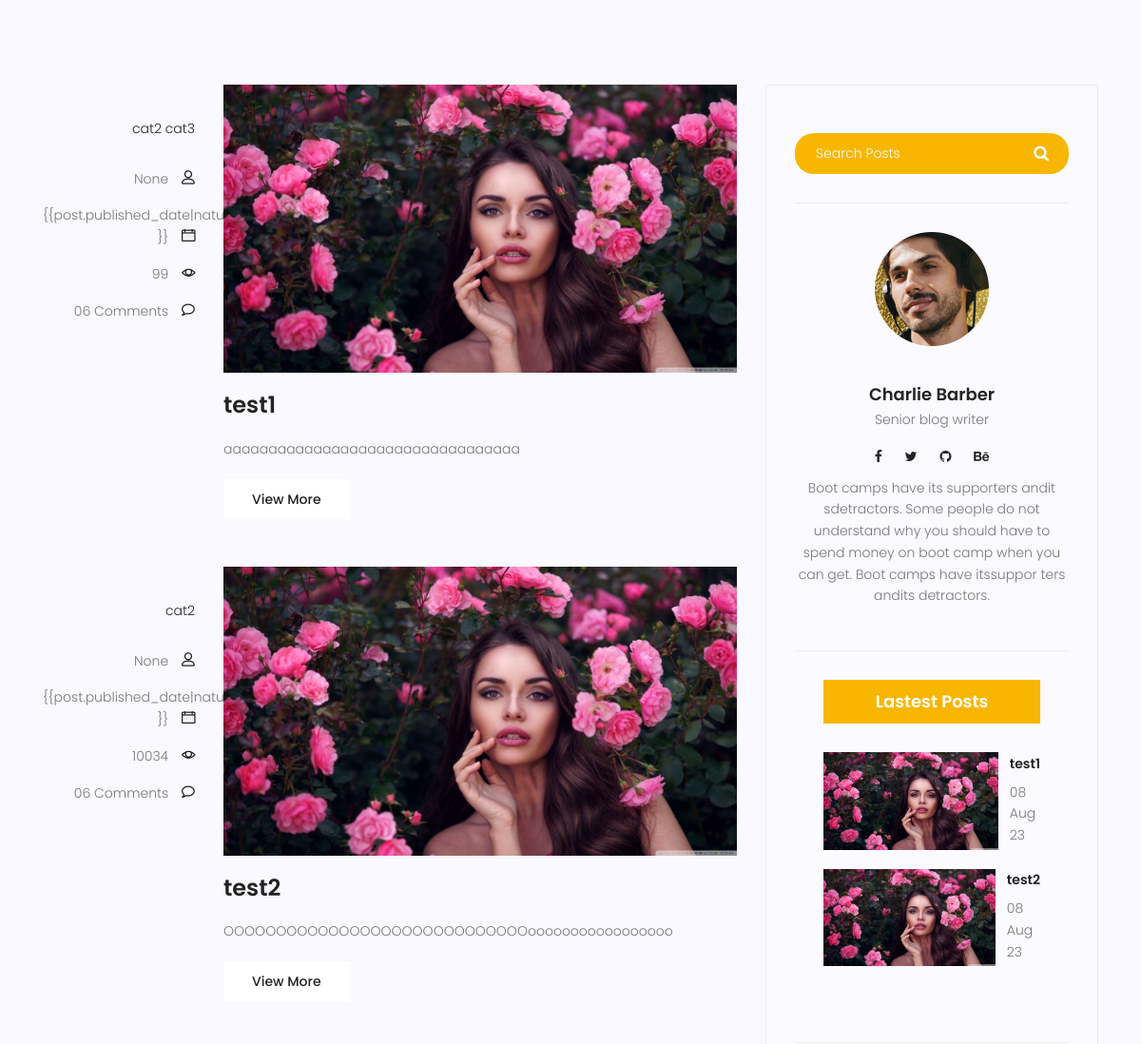
Page /blog/ (middle part) on the earlier database version.
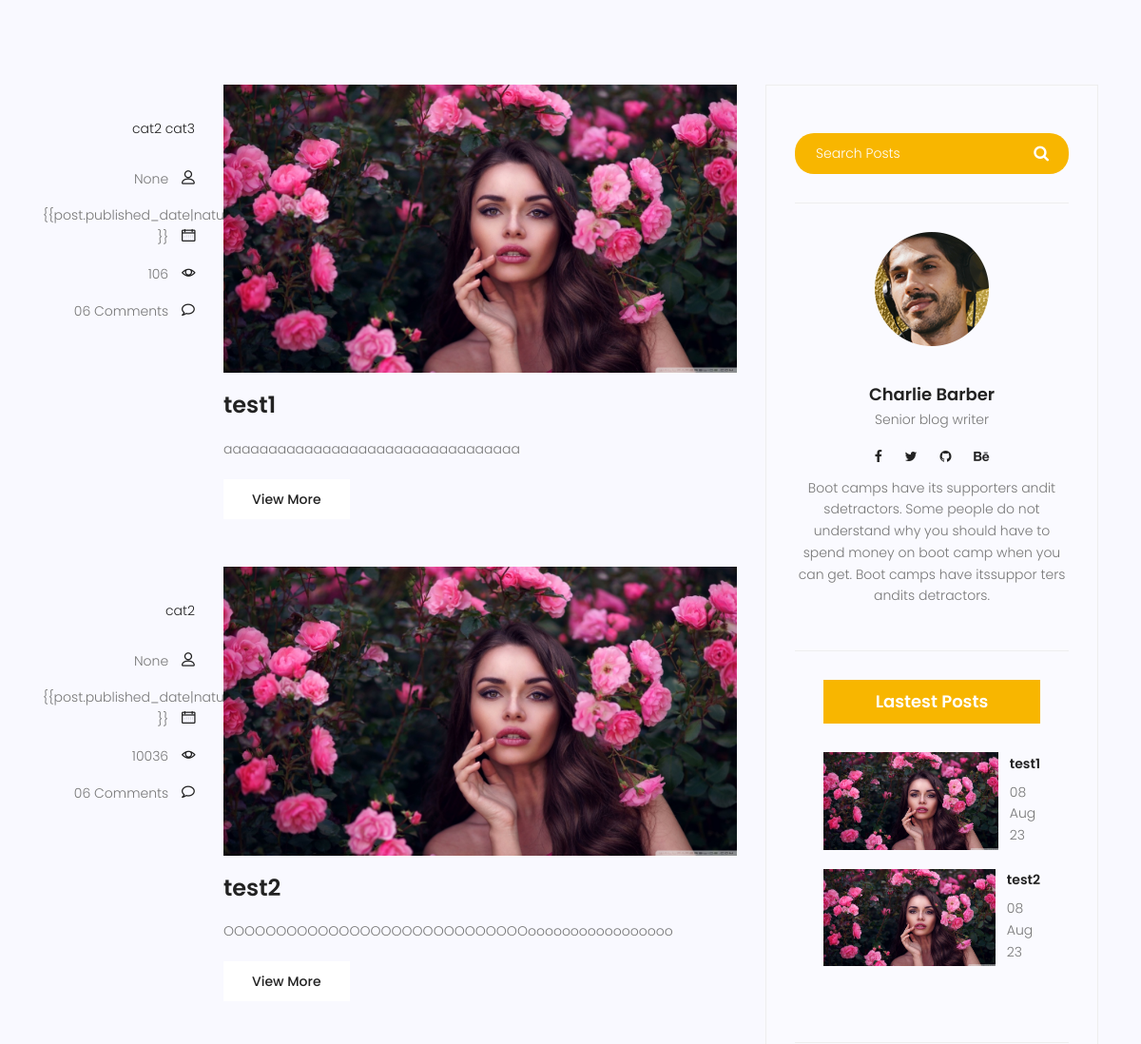
Same page on the later database version.
### blog/models.py (models this page shows, shortened)
class Category(models.Model):
        name = models.CharField(max_length=255)
        def __str__(self):
            return self.name

class Post(models.Model):
    image =models.ImageField(upload_to='blog/',default='blog/default.jpg')
    author = models.ForeignKey(User, on_delete=models.CASCADE ,null=True)        #authorیک کلید فرعی واسطه به یوزر
    title = models.CharField(max_length=255)
    content = models.TextField()
    tags = TaggableManager()                                                     #taggit for manage Tags
    category = models.ManyToManyField(Category)
    counted_views = models.IntegerField(default=0)
    status = models.BooleanField(default=False)
    published_date = models.DateTimeField(null=True)
    created_date = models.DateTimeField(auto_now_add=True)
    updated_date = models.DateTimeField(auto_now=True)
    login_required = models.BooleanField(default=False)                          #login requirments in posts
    class Meta:
        ordering = ['created_date']

### blog/views.py (the view)
# urls.py: path('',blog_view, name='index_blog'),
def blog_view(request,author_username=None,**kwargs):
    current_time = timezone.now()
    posts = Post.objects.filter(published_date__lte=current_time,status=1).order_by('published_date')
    if author_username:
        posts = posts.filter(author__username=author_username)
    if kwargs.get('tag_name') != None:
        posts = Post.filter(tag__name__in =[kwargs['tag_name']])
    posts = Paginator(posts,2)
    try:
        page_number = request.GET.get('page')
        posts = posts.get_page(page_number)
    except PageNotAnInteger:
        posts = posts.get_page(1)
    except EmptyPage:
        posts = posts.get_page(1)
    context = {'posts':posts}
    return render(request,'blog-home.html',context)

### blog/templatetags/custom_tags.py (called while the page is built)
@register.filter
def limit_words_with_ellipsis(value, max_words):
    return Truncator(value).words(max_words, truncate=' ...')

@register.inclusion_tag('latest-posts.html')
def latestpost(arg=3):
    posts = Post.objects.filter(status=1).order_by('published_date')[:arg]
    return {'posts': posts}

@register.inclusion_tag('categories-posts.html')
def postcategories():
    posts = Post.objects.filter(status=1)
    categories = Category.objects.all()
    cat_dict = {}
    for name in categories:
        cat_dict[name] = posts.filter(category=name).count()
    return {'categories': cat_dict}

@register.inclusion_tag('blog-search.html')
def search_bar():
    return {}

### templates/blog-home.html (shortened to what this page needs)
{%load static%}
{%load custom_tags%}
{% load humanize %}
<!DOCTYPE html>
<html lang="zxx" class="no-js">
<head>
	<link rel="stylesheet" href="{% static 'css/linearicons.css' %}">
	<link rel="stylesheet" href="{% static 'css/font-awesome.min.css' %}">
	<link rel="stylesheet" href="{% static 'css/bootstrap.css' %}">
	<link rel="stylesheet" href="{% static 'css/magnific-popup.css' %}">
	<link rel="stylesheet" href="{% static 'css/jquery-ui.css' %}">
	<link rel="stylesheet" href="{% static 'css/nice-select.css' %}">
	<link rel="stylesheet" href="{% static 'css/animate.min.css' %}">
	<link rel="stylesheet" href="{% static 'css/owl.carousel.css' %}">
	<link rel="stylesheet" href="{% static 'css/main.css' %}">
</head>
<body>
	<section class="top-category-widget-area pt-90 pb-90 ">
	</section>
	<section class="post-content-area">
		<div class="container">
			<div class="row">
				<div class="col-lg-8 posts-list">
					{%for post in posts%}
					<div class="single-post row">
						<div class="col-lg-3  col-md-3 meta-details">
							<ul class="tags">
								{% for cat in post.category.all %}
								<li>
									<a href="{% url 'blog:category' cat_name=cat.name %}">
										{{cat.name}}
									</a>
								</li>
								{% endfor %}
							</ul>
							<div class="user-details row">
								<p class="user-name col-lg-12 col-md-12 col-6"><a href="#">{{post.author}}</a> <span
										class="lnr lnr-user"></span></p>
								<p class="date col-lg-12 col-md-12 col-6"><a href="#">{{post.published_date|naturaltime
										}}</a> <span class="lnr lnr-calendar-full"></span></p>
								<p class="view col-lg-12 col-md-12 col-6"><a href="#">{{post.counted_views}}</a> <span
										class="lnr lnr-eye"></span></p>
								<p class="comments col-lg-12 col-md-12 col-6"><a href="#">06 Comments</a> <span
										class="lnr lnr-bubble"></span></p>
							</div>
						</div>
						<div class="col-lg-9 col-md-9 ">
							<div class="feature-img">
								<img class="img-fluid" src={{post.image.url}} alt="">
							</div>
							<a class="posts-title" href="{% url 'blog:single' pid=post.id  %}">
								<h3>{{post.title}}</h3>
							</a>
							<p class="excert">
								{{post.content|limit_words_with_ellipsis:10}}
							</p>
							<a href="/blog/{{post.id}}" class="primary-btn">View More</a>
						</div>
					</div>
					{% endfor %}
				</div>
				<div class="col-lg-4 sidebar-widgets">
					<div class="widget-wrap">
						{% search_bar %}
						<div class="single-sidebar-widget user-info-widget">
							<img src="{% static 'img/blog/user-info.png' %}" alt="alt9">
							<a href="#">
								<h4>Charlie Barber</h4>
							</a>
							<p>
								Senior blog writer
							</p>
							<ul class="social-links">
								<li><a href="#"><i class="fa fa-facebook"></i></a></li>
								<li><a href="#"><i class="fa fa-twitter"></i></a></li>
								<li><a href="#"><i class="fa fa-github"></i></a></li>
								<li><a href="#"><i class="fa fa-behance"></i></a></li>
							</ul>
							<p>
								Boot camps have its supporters andit sdetractors. Some people do not understand why you
								should have to spend money on boot camp when you can get. Boot camps have itssuppor ters
								andits detractors.
							</p>
						</div>
						<div class="single-sidebar-widget popular-post-widget">
							<div class="popular-post-list">
								{% latestpost 2 %}
							</div>
						</div>
					</div>
				</div>
			</div>
		</div>
	</section>
</body>
</html>

### templates/blog-search.html
{%load static%}
<div class="single-sidebar-widget search-widget">
    <form class="search-form" action="{% url 'blog:search'%}" method="get">
        <input placeholder="Search Posts" name="s" type="text" onfocus="this.placeholder = ''" onblur="this.placeholder = 'Search Posts'" >
        <button type="submit"><i class="fa fa-search"></i></button>
    </form>
</div>

### templates/latest-posts.html
{%load static%}
<ul>
     <div class="single-sidebar-widget popular-post-widget">
        <h4 class="popular-title">Lastest Posts</h4>
        <div class="popular-post-list">
            {% for post in posts %}
            <div class="single-post-list d-flex flex-row align-items-center">
                <div class="thumb">
                    <img class="img-fluid" src="{{post.image.url}}" alt="post">
                </div>
                <div class="details">
                    <a href="{% url 'blog:single' pid=post.id %}"><h6>{{post.title}}</h6></a>
                    <p>{{post.published_date|date:"d M y"}}</p>
                </div>
            </div>
            {%endfor%}
        </div>
</ul>

### templates/categories-posts.html (shortened to what this page needs)
{%load static%}
{%load custom_tags%}

Differences in the rows shown:
changed Post "test1": counted_views "99" → "106"
changed Post "test2": counted_views "10034" → "10036"
